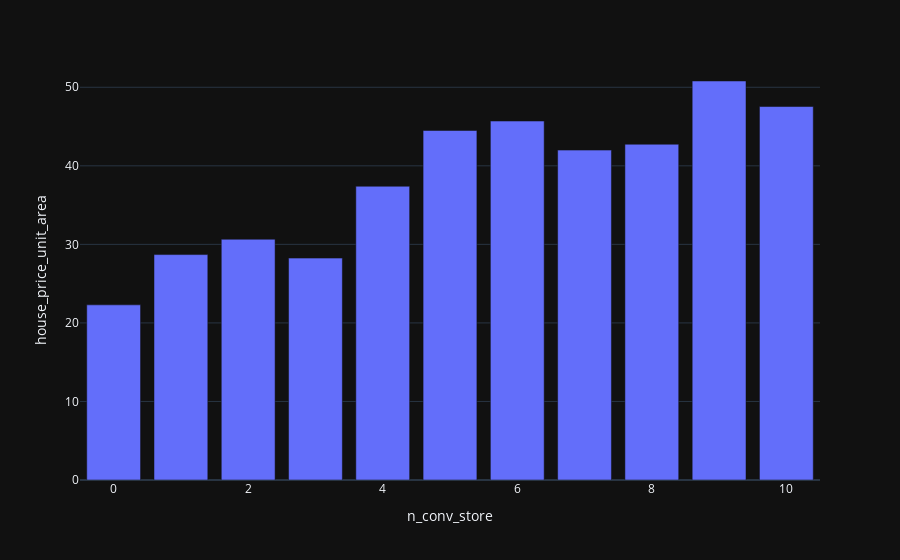
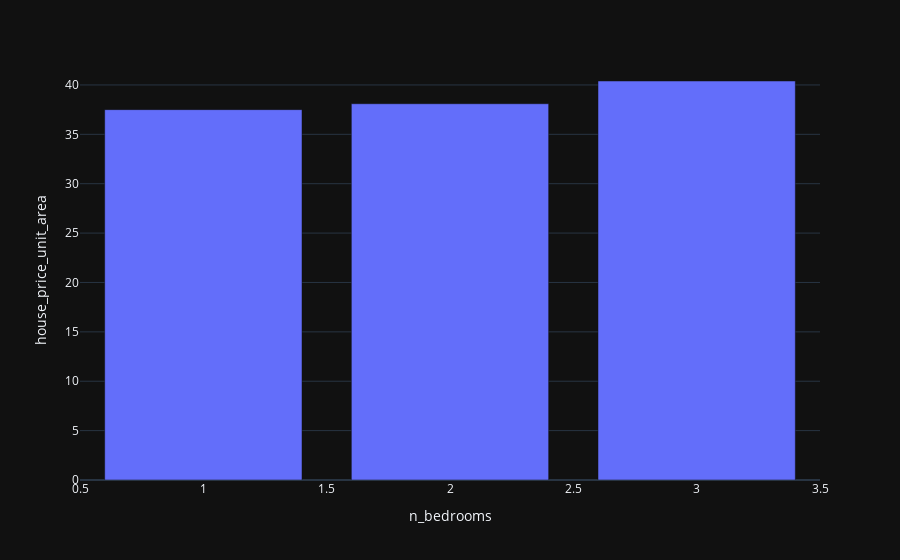

The notebook cell these images were saved under, in order:
### Code cell
for feature in discrete_feature:
    px.bar(
        df.groupby(feature)[target].median(),
    ).update_layout(showlegend=False, xaxis_title=feature, yaxis_title="house_price_unit_area").show()

### Figure 1 — Plotly figure (JSON) as saved in the notebook; plotly's stock layout.template omitted (floating-point values rounded to 4 significant figures)
{"data": [{"alignmentgroup": "True", "hovertemplate": "variable=house_price_unit_area<br>n_conv_store=%{x}<br>value=%{y}<extra></extra>", "legendgroup": "house_price_unit_area", "marker": {"color": "#636efa", "pattern": {"shape": ""}}, "name": "house_price_unit_area", "offsetgroup": "house_price_unit_area", "orientation": "v", "showlegend": true, "textposition": "auto", "type": "bar", "x": [0, 1, 2, 3, 4, 5, 6, 7, 8, 9, 10], "xaxis": "x", "y": [22.3, 28.7, 30.65, 28.25, 37.4, 44.5, 45.7, 42, 42.75, 50.8, 47.55], "yaxis": "y"}], "layout": {"barmode": "relative", "legend": {"title": {"text": "variable"}, "tracegroupgap": 0}, "margin": {"t": 60}, "showlegend": false, "xaxis": {"anchor": "y", "domain": [0, 1], "title": {"text": "n_conv_store"}}, "yaxis": {"anchor": "x", "domain": [0, 1], "title": {"text": "house_price_unit_area"}}}}

### Figure 2 — Plotly figure (JSON) as saved in the notebook; plotly's stock layout.template omitted (floating-point values rounded to 4 significant figures)
{"data": [{"alignmentgroup": "True", "hovertemplate": "variable=house_price_unit_area<br>n_bedrooms=%{x}<br>value=%{y}<extra></extra>", "legendgroup": "house_price_unit_area", "marker": {"color": "#636efa", "pattern": {"shape": ""}}, "name": "house_price_unit_area", "offsetgroup": "house_price_unit_area", "orientation": "v", "showlegend": true, "textposition": "auto", "type": "bar", "x": [1, 2, 3], "xaxis": "x", "y": [37.5, 38.1, 40.4], "yaxis": "y"}], "layout": {"barmode": "relative", "legend": {"title": {"text": "variable"}, "tracegroupgap": 0}, "margin": {"t": 60}, "showlegend": false, "xaxis": {"anchor": "y", "domain": [0, 1], "title": {"text": "n_bedrooms"}}, "yaxis": {"anchor": "x", "domain": [0, 1], "title": {"text": "house_price_unit_area"}}}}
